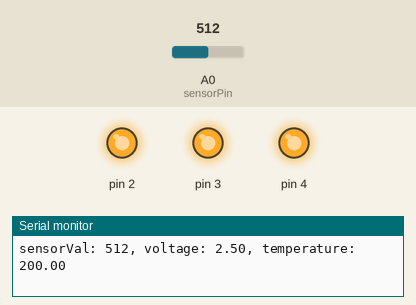
Simulated run of this sketch. Board: Arduino Uno, built with avr-gcc and run on an emulated ATmega328P. Parts: output pins drawn as LEDs (lit = HIGH), the last lines printed to the serial monitor. The inputs (shaded band) are chosen by the test bench; at power-on: A0 (sensorPin) = 512.

Above: at 1.2 s.
1.3 s: A0 (sensorPin) set to 191
4.3 s: A0 (sensorPin) set to 172
At 5.5 s:
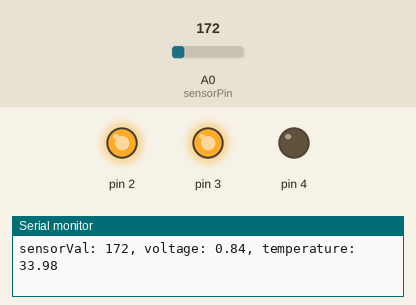
5.8 s: A0 (sensorPin) set to 122
At 7.0 s:
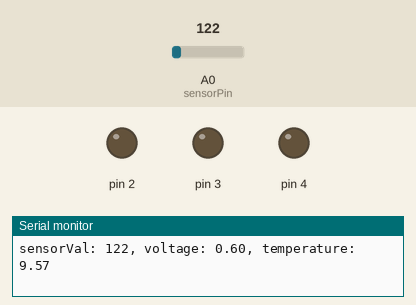
7.3 s: A0 (sensorPin) set to 1023
At 8.5 s:
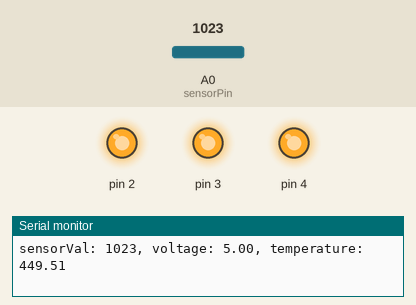
8.8 s: A0 (sensorPin) set to 0
At 10.1 s:
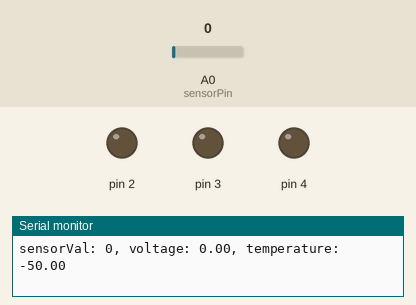
Timing chart, 0 to 11.3 s (numbered marks = the images above; inputs shaded):
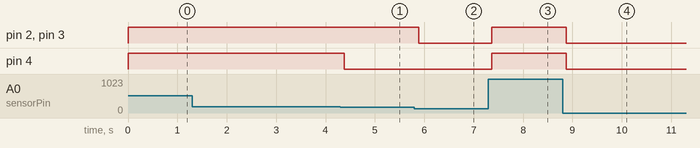

Measured:
- the behaviour switches between 173 and 172 on A0 (sensorPin) (found by bisection; images 0 and 1)
- after the input at 4.3 s, pin 4: HIGH → LOW after 0.08 s
- after the input at 5.8 s, pin 2, pin 3: HIGH → LOW after 0.09 s
- after the input at 7.3 s, pin 2–4: LOW → HIGH after 0.07 s
- after the input at 8.8 s, pin 2–4: HIGH → LOW after 0.08 s

The sketch:

main.ino
```cpp
const int sensorPin = A0;
const int baselineTemp = 28;

void setup() {
  // Start a serial communication
  Serial.begin(9600);

  // iterate over each pin, initiate it as output and set it to off or 'LOW'
  for(int pinNumber = 0; pinNumber < 5; pinNumber++){
    pinMode(pinNumber, OUTPUT);
    digitalWrite(pinNumber, LOW);
  }

}

void loop() {

  // Read TMP32 Value
  int sensorVal = analogRead(sensorPin);

  Serial.print("sensorVal: ");
  Serial.print(sensorVal);

  // Calculate voltage
  float voltage = (sensorVal/1024.0) * 5.0;

  Serial.print(", voltage: ");
  Serial.print(voltage);

  // Calculate temperature
  float temperature = (voltage - .5) * 100;

  Serial.print(", temperature: ");
  Serial.print(temperature);
  Serial.print("\n");

  if(temperature >= baselineTemp+6) {
    digitalWrite(2, HIGH);
    digitalWrite(3, HIGH);
    digitalWrite(4, HIGH);
  } else if(temperature >= baselineTemp+4) {
    digitalWrite(2, HIGH);
    digitalWrite(3, HIGH);
    digitalWrite(4, LOW);
  } else if (temperature >= baselineTemp+2) {
    digitalWrite(2, HIGH);
    digitalWrite(3, LOW);
    digitalWrite(4, LOW);
  } else {
    digitalWrite(2, LOW);
    digitalWrite(3, LOW);
    digitalWrite(4, LOW);
  }

  delay(1);
}
```
